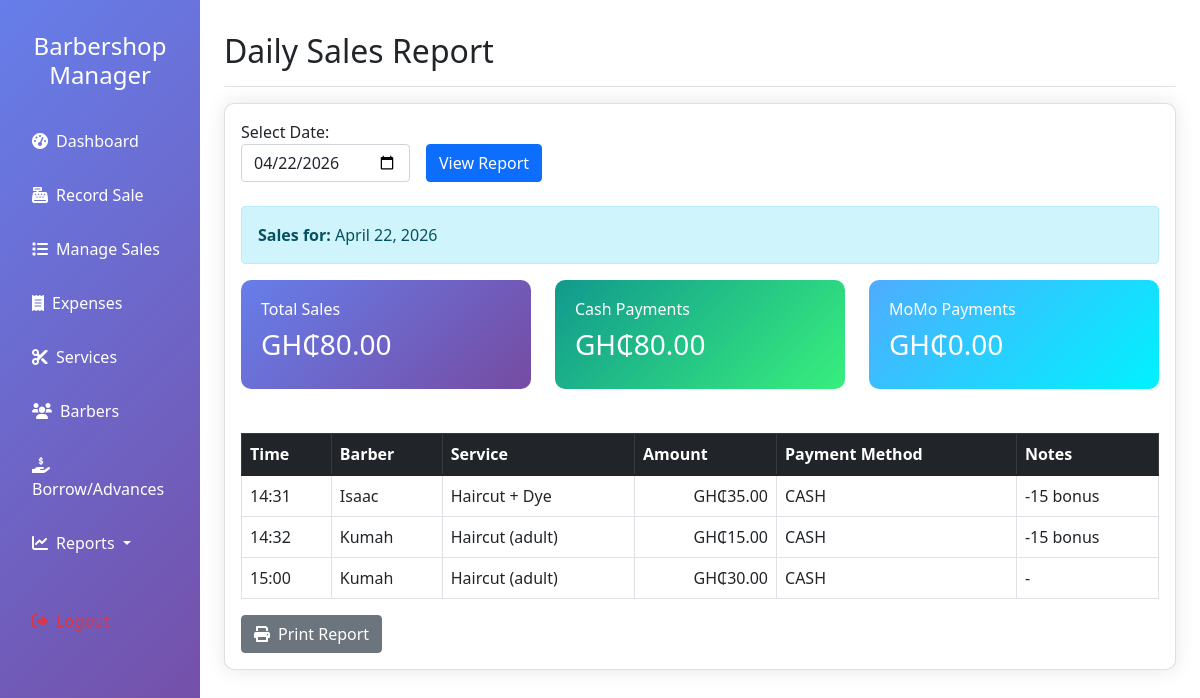
/reports/daily-sales (signed in), run on the app's committed database.
### app/models.py (models this page shows, shortened)
class Sale(db.Model):
    __tablename__ = 'sales'
    id = db.Column(db.Integer, primary_key=True)
    barber_id = db.Column(db.Integer, db.ForeignKey('barbers.id'), nullable=False)
    service_id = db.Column(db.Integer, db.ForeignKey('services.id'), nullable=False)
    custom_service_name = db.Column(db.String(100))
    amount = db.Column(db.Float, nullable=False)
    payment_method = db.Column(db.String(20), nullable=False)  # 'cash' or 'momo'
    sale_date = db.Column(db.Date, nullable=False, default=datetime.utcnow().date)
    notes = db.Column(db.Text)
    created_at = db.Column(db.DateTime, default=datetime.utcnow)

class Barber(db.Model):
    __tablename__ = 'barbers'
    id = db.Column(db.Integer, primary_key=True)
    name = db.Column(db.String(100), nullable=False)
    phone = db.Column(db.String(20))
    email = db.Column(db.String(100))
    active = db.Column(db.Boolean, default=True)
    created_at = db.Column(db.DateTime, default=datetime.utcnow)
    sales = db.relationship('Sale', backref='barber', lazy=True, cascade='all, delete-orphan')
    advances = db.relationship('BarberAdvance', backref='barber', lazy=True, cascade='all, delete-orphan')

class Service(db.Model):
    __tablename__ = 'services'
    id = db.Column(db.Integer, primary_key=True)
    name = db.Column(db.String(100), nullable=False)
    default_price = db.Column(db.Float, nullable=False)
    description = db.Column(db.Text)
    active = db.Column(db.Boolean, default=True)
    created_at = db.Column(db.DateTime, default=datetime.utcnow)
    sales = db.relationship('Sale', backref='service', lazy=True)

### app/reports/routes.py (the view)
@reports_bp.route('/daily-sales')
@login_required
def daily_sales():
    date_str = request.args.get('date', datetime.now().strftime('%Y-%m-%d'))
    report_date = datetime.strptime(date_str, '%Y-%m-%d').date()
    sales = Sale.query.filter(func.date(Sale.sale_date) == report_date).all()
    total_sales = sum(s.amount for s in sales)
    cash_sales = sum(s.amount for s in sales if s.payment_method == 'cash')
    momo_sales = sum(s.amount for s in sales if s.payment_method == 'momo')
    return render_template('reports/daily_sales.html',
                         sales=sales,
                         date=report_date,
                         total=total_sales,
                         cash=cash_sales,
                         momo=momo_sales)

### app/extensions.py (called while the page is built)
def init_login_manager(app):
    from app.models import Admin
    @login_manager.user_loader
    def load_user(user_id):
        return Admin.query.get(int(user_id))
    login_manager.init_app(app)

### app/templates/reports/daily_sales.html (shortened to what this page needs)
{% extends "base.html" %}
{% block page_title %}Daily Sales Report{% endblock %}
{% block content %}
<div class="card">
    <div class="card-body">
        <form method="GET" class="row g-3 mb-4">
            <div class="col-auto">
                <label>Select Date:</label>
                <input type="date" name="date" class="form-control" value="{{ date.strftime('%Y-%m-%d') }}">
            </div>
            <div class="col-auto align-self-end">
                <button type="submit" class="btn btn-primary">View Report</button>
            </div>
        </form>
        <div class="alert alert-info">
            <strong>Sales for:</strong> {{ date.strftime('%B %d, %Y') }}
        </div>
        <div class="row mb-4">
            <div class="col-md-4">
                <div class="stat-card bg-primary">
                    <h6>Total Sales</h6>
                    <h3>GH₵{{ "%.2f"|format(total) }}</h3>
                </div>
            </div>
            <div class="col-md-4">
                <div class="stat-card bg-success">
                    <h6>Cash Payments</h6>
                    <h3>GH₵{{ "%.2f"|format(cash) }}</h3>
                </div>
            </div>
            <div class="col-md-4">
                <div class="stat-card bg-info">
                    <h6>MoMo Payments</h6>
                    <h3>GH₵{{ "%.2f"|format(momo) }}</h3>
                </div>
            </div>
        </div>
        <div class="table-responsive">
            <table class="table table-bordered">
                <thead class="table-dark">
                    <tr>
                        <th>Time</th>
                        <th>Barber</th>
                        <th>Service</th>
                        <th>Amount</th>
                        <th>Payment Method</th>
                        <th>Notes</th>
                    </tr>
                </thead>
                <tbody>
                    {% for sale in sales %}
                    <tr>
                        <td>{{ sale.created_at.strftime('%H:%M') }}</td>
                        <td>{{ sale.barber.name }}</td>
                        <td>{{ sale.service.name }}</td>
                        <td class="text-end">GH₵{{ "%.2f"|format(sale.amount) }}</td>
                        <td>{{ sale.payment_method.upper() }}</td>
                        <td>{{ sale.notes or '-' }}</td>
                    </tr>
                    {% else %}
                    <tr>
                        <td colspan="6" class="text-center">No sales recorded for this day</td>
                    </tr>
                    {% endfor %}
                </tbody>
            </table>
        </div>
        <button onclick="window.print()" class="btn btn-secondary">
            <i class="fas fa-print me-2"></i>Print Report
        </button>
    </div>
</div>
{% endblock %}

### app/static/css/helper.css (style rules this page uses)
.form-control::placeholder { color: rgba(255,255,255,0.4); }
.bg-primary { background-color: #0d6efd !important; }

### app/templates/base.html (style rules this page uses)
.card { border-radius: 10px; box-shadow: 0 0 20px rgba(0,0,0,0.1); }
.stat-card { background: linear-gradient(135deg, #667eea 0%, #764ba2 100%); color: white; padding: 20px; border-radius: 10px; margin-bottom: 20px; }
.bg-success { background: linear-gradient(135deg, #11998e 0%, #38ef7d 100%) !important; }
.bg-info { background: linear-gradient(135deg, #4facfe 0%, #00f2fe 100%) !important; }

### data on the page
Sale: created_at "14:31", barber.name "Isaac", service.name "Haircut + Dye", amount "35.00", payment_method "CASH", notes "-15 bonus"
Sale: created_at "14:32", barber.name "Kumah", service.name "Haircut (adult)", amount "15.00", payment_method "CASH", notes "-15 bonus"
Sale: created_at "15:00", barber.name "Kumah", service.name "Haircut (adult)", amount "30.00", payment_method "CASH", notes "-"

### other printed values
{{ date.strftime('%B %d, %Y') }} "April 22, 2026"
{{ "%.2f"|format(total) }} "80.00"
{{ "%.2f"|format(cash) }} "80.00"
{{ "%.2f"|format(momo) }} "0.00"
